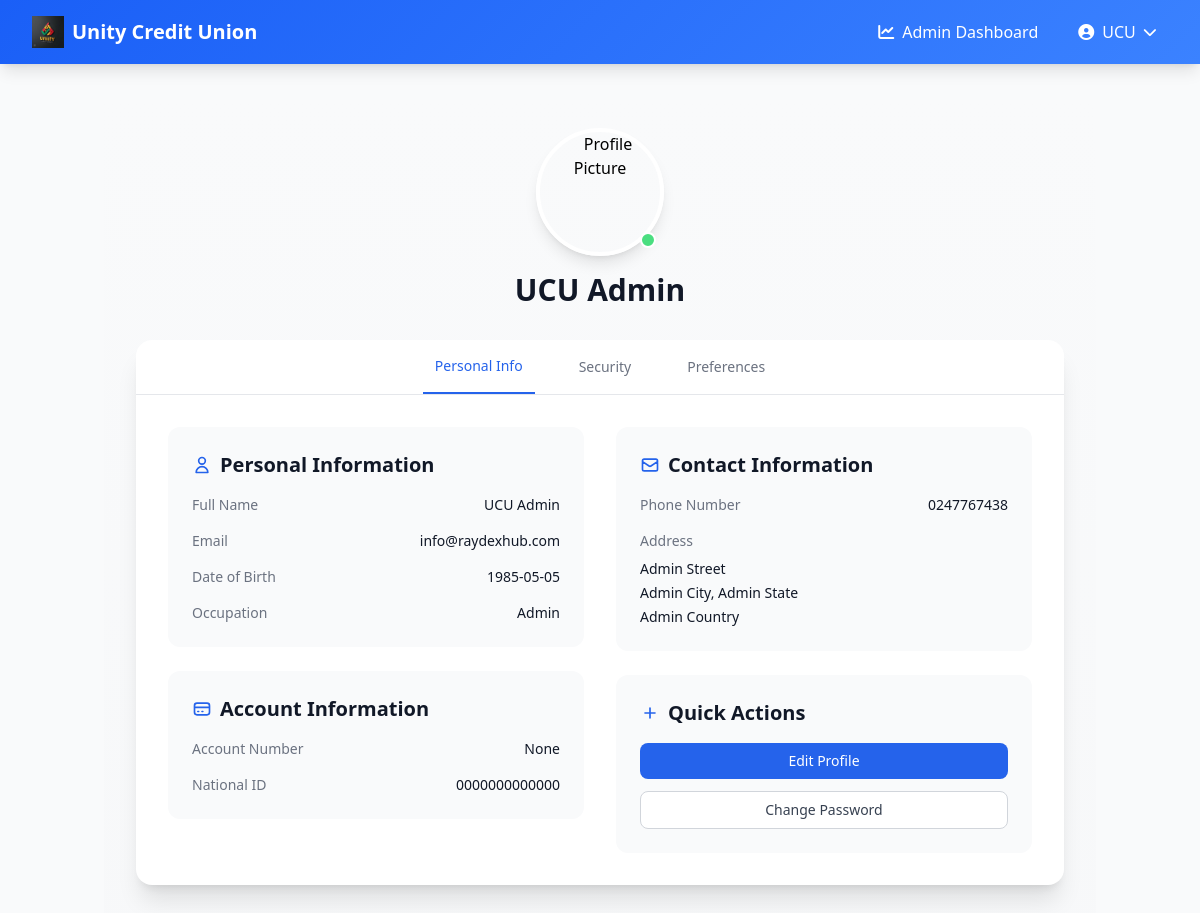
The app's page /profile (signed in) with its own data.
### app.py (models this page shows, shortened)
class User(UserMixin, db.Model):
    __tablename__ = 'user'
    id = db.Column(db.Integer, primary_key=True)
    email = db.Column(db.String(120), unique=True, nullable=False)
    password_hash = db.Column(db.String(128), nullable=False)
    is_verified = db.Column(db.Boolean, default=False)
    is_admin = db.Column(db.Boolean, default=False)
    national_id = db.Column(db.String(20), unique=True, nullable=False)
    account_number = db.Column(db.String(20), unique=True)
    first_name = db.Column(db.String(50), nullable=False)
    last_name = db.Column(db.String(50), nullable=False)
    other_names = db.Column(db.String(50), nullable=True)
    date_of_birth = db.Column(db.Date, nullable=False)
    occupation = db.Column(db.String(100), nullable=False)
    phone_number = db.Column(db.String(20), nullable=False)
    address = db.Column(db.String(200), nullable=False)
    city = db.Column(db.String(100), nullable=False)
    state = db.Column(db.String(100), nullable=False)
    country = db.Column(db.String(100), nullable=False)
    national_id_file = db.Column(db.String(255), nullable=True)  # File path to uploaded National ID
    contributions = db.relationship('Contribution', backref='user', lazy=True)
    loans = db.relationship('Loan', backref='user', lazy=True, foreign_keys='Loan.user_id')
    guarantees = db.relationship('Loan', backref='guarantor', lazy=True, foreign_keys='Loan.guarantor_id')

### app.py (the view)
@app.route('/profile')
@login_required
def profile():
    return render_template('profile.html', user=current_user)

### app.py (called while the page is built)
@login_manager.user_loader
def load_user(user_id):
    return User.query.get(int(user_id))

### templates/profile.html
{% extends "base.html" %} {% block content %}
<div class="min-h-screen bg-gradient-to-b from-gray-50 to-gray-100">
  <div class="container mx-auto px-4 py-8 sm:px-6 lg:px-8">
    <div class="mb-8 text-center">
      <div class="relative inline-block">
        <img
          src="/api/placeholder/128/128"
          alt="Profile Picture"
          class="w-32 h-32 rounded-full border-4 border-white shadow-lg mx-auto"
        />
        <span
          class="absolute bottom-2 right-2 w-4 h-4 bg-green-400 border-2 border-white rounded-full"
        ></span>
      </div>
      <h1 class="mt-4 text-3xl font-bold text-gray-900">
        {{ user.first_name }} {{ user.last_name }}
      </h1>
    </div>
    <div class="bg-white rounded-2xl shadow-xl overflow-hidden">
      <div class="border-b border-gray-200">
        <nav class="flex justify-center space-x-8 px-4">
          <button
            class="px-3 py-4 text-sm font-medium text-blue-600 border-b-2 border-blue-600"
          >
            Personal Info
          </button>
          <button
            class="px-3 py-4 text-sm font-medium text-gray-500 hover:text-gray-700"
          >
            Security
          </button>
          <button
            class="px-3 py-4 text-sm font-medium text-gray-500 hover:text-gray-700"
          >
            Preferences
          </button>
        </nav>
      </div>
      <div class="p-6 lg:p-8">
        <div class="grid grid-cols-1 lg:grid-cols-2 gap-8">
          <div class="space-y-6">
            <div class="bg-gray-50 rounded-xl p-6">
              <h2
                class="text-xl font-semibold text-gray-900 mb-4 flex items-center"
              >
                <svg
                  class="w-5 h-5 mr-2 text-blue-600"
                  fill="none"
                  stroke="currentColor"
                  viewBox="0 0 24 24"
                >
                  <path
                    stroke-linecap="round"
                    stroke-linejoin="round"
                    stroke-width="2"
                    d="M16 7a4 4 0 11-8 0 4 4 0 018 0zM12 14a7 7 0 00-7 7h14a7 7 0 00-7-7z"
                  />
                </svg>
                Personal Information
              </h2>
              <div class="space-y-4">
                <div class="flex justify-between items-center">
                  <span class="text-sm font-medium text-gray-500"
                    >Full Name</span
                  >
                  <span class="text-sm text-gray-900"
                    >{{ user.first_name }} {{ user.last_name }}</span
                  >
                </div>
                <div class="flex justify-between items-center">
                  <span class="text-sm font-medium text-gray-500">Email</span>
                  <span class="text-sm text-gray-900">{{ user.email }}</span>
                </div>
                <div class="flex justify-between items-center">
                  <span class="text-sm font-medium text-gray-500"
                    >Date of Birth</span
                  >
                  <span class="text-sm text-gray-900"
                    >{{ user.date_of_birth }}</span
                  >
                </div>
                <div class="flex justify-between items-center">
                  <span class="text-sm font-medium text-gray-500"
                    >Occupation</span
                  >
                  <span class="text-sm text-gray-900"
                    >{{ user.occupation }}</span
                  >
                </div>
              </div>
            </div>
            <div class="bg-gray-50 rounded-xl p-6">
              <h2
                class="text-xl font-semibold text-gray-900 mb-4 flex items-center"
              >
                <svg
                  class="w-5 h-5 mr-2 text-blue-600"
                  fill="none"
                  stroke="currentColor"
                  viewBox="0 0 24 24"
                >
                  <path
                    stroke-linecap="round"
                    stroke-linejoin="round"
                    stroke-width="2"
                    d="M3 10h18M7 15h1m4 0h1m-7 4h12a3 3 0 003-3V8a3 3 0 00-3-3H6a3 3 0 00-3 3v8a3 3 0 003 3z"
                  />
                </svg>
                Account Information
              </h2>
              <div class="space-y-4">
                <div class="flex justify-between items-center">
                  <span class="text-sm font-medium text-gray-500"
                    >Account Number</span
                  >
                  <span class="text-sm text-gray-900"
                    >{{ user.account_number }}</span
                  >
                </div>
                <div class="flex justify-between items-center">
                  <span class="text-sm font-medium text-gray-500"
                    >National ID</span
                  >
                  <span class="text-sm text-gray-900"
                    >{{ user.national_id }}</span
                  >
                </div>
              </div>
            </div>
          </div>
          <div class="space-y-6">
            <div class="bg-gray-50 rounded-xl p-6">
              <h2
                class="text-xl font-semibold text-gray-900 mb-4 flex items-center"
              >
                <svg
                  class="w-5 h-5 mr-2 text-blue-600"
                  fill="none"
                  stroke="currentColor"
                  viewBox="0 0 24 24"
                >
                  <path
                    stroke-linecap="round"
                    stroke-linejoin="round"
                    stroke-width="2"
                    d="M3 8l7.89 5.26a2 2 0 002.22 0L21 8M5 19h14a2 2 0 002-2V7a2 2 0 00-2-2H5a2 2 0 00-2 2v10a2 2 0 002 2z"
                  />
                </svg>
                Contact Information
              </h2>
              <div class="space-y-4">
                <div class="flex justify-between items-center">
                  <span class="text-sm font-medium text-gray-500"
                    >Phone Number</span
                  >
                  <span class="text-sm text-gray-900"
                    >{{ user.phone_number }}</span
                  >
                </div>
                <div>
                  <span class="text-sm font-medium text-gray-500 block mb-2"
                    >Address</span
                  >
                  <div class="text-sm text-gray-900 space-y-1">
                    <p>{{ user.address }}</p>
                    <p>{{ user.city }}, {{ user.state }} {{ user.zip_code }}</p>
                    <p>{{ user.country }}</p>
                  </div>
                </div>
              </div>
            </div>
            <div class="bg-gray-50 rounded-xl p-6">
              <h2
                class="text-xl font-semibold text-gray-900 mb-4 flex items-center"
              >
                <svg
                  class="w-5 h-5 mr-2 text-blue-600"
                  fill="none"
                  stroke="currentColor"
                  viewBox="0 0 24 24"
                >
                  <path
                    stroke-linecap="round"
                    stroke-linejoin="round"
                    stroke-width="2"
                    d="M12 6v6m0 0v6m0-6h6m-6 0H6"
                  />
                </svg>
                Quick Actions
              </h2>
              <div class="space-y-3">
                <a
                  href="/edit-profile"
                  class="block w-full px-4 py-2 text-sm font-medium text-center text-white bg-blue-600 rounded-lg hover:bg-blue-700 focus:ring-4 focus:ring-blue-300 transition duration-300"
                >
                  Edit Profile
                </a>
                <button
                  class="block w-full px-4 py-2 text-sm font-medium text-center text-gray-700 bg-white border border-gray-300 rounded-lg hover:bg-gray-50 focus:ring-4 focus:ring-gray-200 transition duration-300"
                >
                  Change Password
                </button>
              </div>
            </div>
          </div>
        </div>
      </div>
    </div>
  </div>
</div>
{% endblock %}

### templates/base.html (shortened to what this page needs)
<!DOCTYPE html>
<html lang="en">
  <head>
    <script src="https://cdn.tailwindcss.com"></script>
    <link
      href="https://cdnjs.cloudflare.com/ajax/libs/font-awesome/6.0.0/css/all.min.css"
      rel="stylesheet"
    />
  </head>
  <body
    class="bg-gray-50 min-h-screen flex flex-col"
    x-data="{ mobileMenuOpen: false }"
  >
    <nav class="gradient-bg shadow-lg relative z-50">
      <div class="max-w-7xl mx-auto px-4 sm:px-6 lg:px-8">
        <div class="flex justify-between h-16">
          <div class="flex items-center">
            <a href="{{ url_for('home') }}" class="flex items-center">
              <img
                src="{{ url_for('static', filename='images/unitylogo.jpg')}}"
                alt="Unity Credit Union Logo"
                class="h-8 w-auto mr-2"
              />
              <span class="text-white text-xl font-bold"
                >Unity Credit Union</span
              >
            </a>
          </div>
          <div class="hidden md:flex items-center space-x-4">
            {% if current_user.is_authenticated %} {% if current_user.is_admin
            %}
            <a
              href="{{ url_for('admin_dashboard') }}"
              class="text-white hover:text-primary-100 transition-colors duration-200 px-3 py-2 rounded-md hover:bg-primary-700"
            >
              <i class="fas fa-chart-line mr-2"></i>Admin Dashboard
            </a>
            {% endif %}
            <div class="relative" x-data="{ open: false }">
              <button
                @click="open = !open"
                @click.away="open = false"
                class="flex items-center text-white hover:text-primary-100 transition-colors duration-200 px-3 py-2 rounded-md hover:bg-primary-700"
              >
                <i class="fas fa-user-circle mr-2"></i>
                {{ current_user.first_name }}
                <i
                  class="fas fa-chevron-down ml-2 text-sm transition-transform"
                  :class="{ 'transform rotate-180': open }"
                ></i>
              </button>
            </div>
            {% endif %}
          </div>
        </div>
      </div>
    </nav>
    <main class="flex-grow container mx-auto px-4 py-8">
      {% block content %}{% endblock %}
    </main>
  </body>
</html>

### templates/base.html (style rules this page uses)
.gradient-bg { background: linear-gradient(135deg, #1a5ff7 0%, #3b82ff 100%); }

### records on screen
User: first_name "UCU", last_name "Admin", email "info@raydexhub.com", date_of_birth "1985-05-05", occupation "Admin", account_number "None", national_id "0000000000000", phone_number "0247767438", address "Admin Street", city "Admin City", state "Admin State", country "Admin Country"
